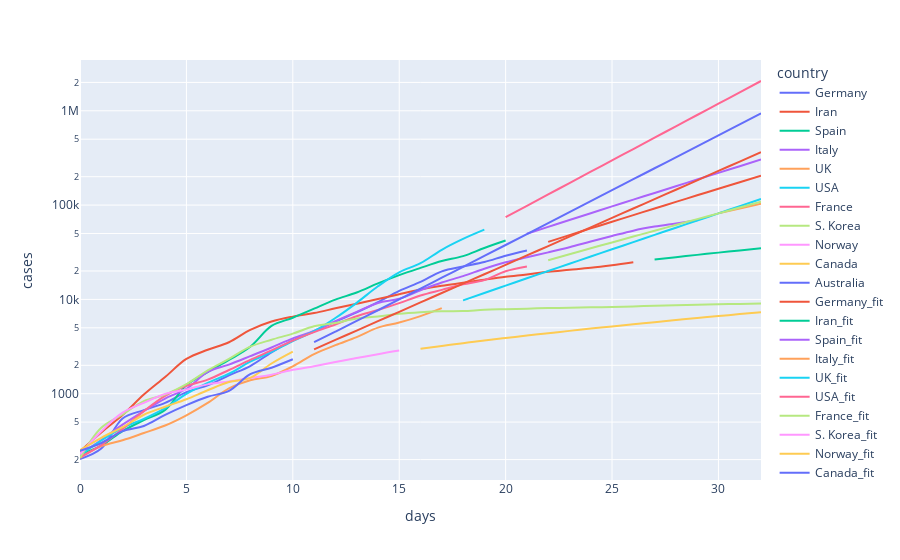

Notebook code for this chart:
### Code cell
import plotly.express as px
fig = px.line(df_200_l, x="days", y="cases", color="country", line_group="country", hover_name="country",
        line_shape="spline", render_mode="svg",log_y=True,)
fig.show()

### Figure 1 — Plotly figure (JSON) as saved in the notebook; plotly's stock layout.template omitted (floating-point values rounded to 4 significant figures)
{"data": [{"hoverlabel": {"namelength": 0}, "hovertemplate": "<b>%{hovertext}</b><br><br>country=Germany<br>days=%{x}<br>cases=%{y}", "hovertext": ["Germany", "Germany", "Germany", "Germany", "Germany", "Germany", "Germany", "Germany", "Germany", "Germany", "Germany", "Germany", "Germany", "Germany", "Germany", "Germany", "Germany", "Germany", "Germany", "Germany", "Germany", "Germany", "Germany", "Germany", "Germany", "Germany", "Germany", "Germany", "Germany", "Germany", "Germany", "Germany", "Germany"], "legendgroup": "Germany", "line": {"color": "#636efa", "dash": "solid", "shape": "spline"}, "mode": "lines", "name": "Germany", "showlegend": true, "type": "scatter", "x": [0, 1, 2, 3, 4, 5, 6, 7, 8, 9, 10, 11, 12, 13, 14, 15, 16, 17, 18, 19, 20, 21, 22, 23, 24, 25, 26, 27, 28, 29, 30, 31, 32], "xaxis": "x", "y": [203, 262, 545, 670, 800, 1040, 1224, 1565, 1966, 2745, 3675, 4599, 5813, 7272, 9367, 12327, 15320, 19848, 22364, 24873, 29056, 32991, null, null, null, null, null, null, null, null, null, null, null], "yaxis": "y"}, {"hoverlabel": {"namelength": 0}, "hovertemplate": "<b>%{hovertext}</b><br><br>country=Iran<br>days=%{x}<br>cases=%{y}", "hovertext": ["Iran", "Iran", "Iran", "Iran", "Iran", "Iran", "Iran", "Iran", "Iran", "Iran", "Iran", "Iran", "Iran", "Iran", "Iran", "Iran", "Iran", "Iran", "Iran", "Iran", "Iran", "Iran", "Iran", "Iran", "Iran", "Iran", "Iran", "Iran", "Iran", "Iran", "Iran", "Iran", "Iran"], "legendgroup": "Iran", "line": {"color": "#EF553B", "dash": "solid", "shape": "spline"}, "mode": "lines", "name": "Iran", "showlegend": true, "type": "scatter", "x": [0, 1, 2, 3, 4, 5, 6, 7, 8, 9, 10, 11, 12, 13, 14, 15, 16, 17, 18, 19, 20, 21, 22, 23, 24, 25, 26, 27, 28, 29, 30, 31, 32], "xaxis": "x", "y": [245, 388, 593, 978, 1501, 2336, 2922, 3513, 4747, 5823, 6566, 7161, 8042, 9000, 10075, 11364, 12729, 13938, 14991, 16169, 17361, 18407, 19644, 20610, 21638, 23049, 24811, null, null, null, null, null, null], "yaxis": "y"}, {"hoverlabel": {"namelength": 0}, "hovertemplate": "<b>%{hovertext}</b><br><br>country=Spain<br>days=%{x}<br>cases=%{y}", "hovertext": ["Spain", "Spain", "Spain", "Spain", "Spain", "Spain", "Spain", "Spain", "Spain", "Spain", "Spain", "Spain", "Spain", "Spain", "Spain", "Spain", "Spain", "Spain", "Spain", "Spain", "Spain", "Spain", "Spain", "Spain", "Spain", "Spain", "Spain", "Spain", "Spain", "Spain", "Spain", "Spain", "Spain"], "legendgroup": "Spain", "line": {"color": "#00cc96", "dash": "solid", "shape": "spline"}, "mode": "lines", "name": "Spain", "showlegend": true, "type": "scatter", "x": [0, 1, 2, 3, 4, 5, 6, 7, 8, 9, 10, 11, 12, 13, 14, 15, 16, 17, 18, 19, 20, 21, 22, 23, 24, 25, 26, 27, 28, 29, 30, 31, 32], "xaxis": "x", "y": [228, 282, 401, 525, 674, 1231, 1695, 2277, 3146, 5232, 6391, 7988, 9942, 11826, 14769, 18077, 21571, 25496, 28768, 35136, 42058, null, null, null, null, null, null, null, null, null, null, null, null], "yaxis": "y"}, {"hoverlabel": {"namelength": 0}, "hovertemplate": "<b>%{hovertext}</b><br><br>country=Italy<br>days=%{x}<br>cases=%{y}", "hovertext": ["Italy", "Italy", "Italy", "Italy", "Italy", "Italy", "Italy", "Italy", "Italy", "Italy", "Italy", "Italy", "Italy", "Italy", "Italy", "Italy", "Italy", "Italy", "Italy", "Italy", "Italy", "Italy", "Italy", "Italy", "Italy", "Italy", "Italy", "Italy", "Italy", "Italy", "Italy", "Italy", "Italy"], "legendgroup": "Italy", "line": {"color": "#ab63fa", "dash": "solid", "shape": "spline"}, "mode": "lines", "name": "Italy", "showlegend": true, "type": "scatter", "x": [0, 1, 2, 3, 4, 5, 6, 7, 8, 9, 10, 11, 12, 13, 14, 15, 16, 17, 18, 19, 20, 21, 22, 23, 24, 25, 26, 27, 28, 29, 30, 31, 32], "xaxis": "x", "y": [229, 323, 470, 655, 889, 1128, 1701, 2036, 2502, 3089, 3858, 4636, 5883, 7375, 9172, 10149, 12462, 15113, 17660, 21157, 24747, 27980, 31506, 35713, 41035, 47021, 53578, 59138, 63927, 69176, null, null, null], "yaxis": "y"}, {"hoverlabel": {"namelength": 0}, "hovertemplate": "<b>%{hovertext}</b><br><br>country=UK<br>days=%{x}<br>cases=%{y}", "hovertext": ["UK", "UK", "UK", "UK", "UK", "UK", "UK", "UK", "UK", "UK", "UK", "UK", "UK", "UK", "UK", "UK", "UK", "UK", "UK", "UK", "UK", "UK", "UK", "UK", "UK", "UK", "UK", "UK", "UK", "UK", "UK", "UK", "UK"], "legendgroup": "UK", "line": {"color": "#FFA15A", "dash": "solid", "shape": "spline"}, "mode": "lines", "name": "UK", "showlegend": true, "type": "scatter", "x": [0, 1, 2, 3, 4, 5, 6, 7, 8, 9, 10, 11, 12, 13, 14, 15, 16, 17, 18, 19, 20, 21, 22, 23, 24, 25, 26, 27, 28, 29, 30, 31, 32], "xaxis": "x", "y": [209, 278, 321, 383, 460, 590, 798, 1140, 1391, 1543, 1950, 2626, 3269, 3983, 5018, 5683, 6650, 8077, null, null, null, null, null, null, null, null, null, null, null, null, null, null, null], "yaxis": "y"}, {"hoverlabel": {"namelength": 0}, "hovertemplate": "<b>%{hovertext}</b><br><br>country=USA<br>days=%{x}<br>cases=%{y}", "hovertext": ["USA", "USA", "USA", "USA", "USA", "USA", "USA", "USA", "USA", "USA", "USA", "USA", "USA", "USA", "USA", "USA", "USA", "USA", "USA", "USA", "USA", "USA", "USA", "USA", "USA", "USA", "USA", "USA", "USA", "USA", "USA", "USA", "USA"], "legendgroup": "USA", "line": {"color": "#19d3f3", "dash": "solid", "shape": "spline"}, "mode": "lines", "name": "USA", "showlegend": true, "type": "scatter", "x": [0, 1, 2, 3, 4, 5, 6, 7, 8, 9, 10, 11, 12, 13, 14, 15, 16, 17, 18, 19, 20, 21, 22, 23, 24, 25, 26, 27, 28, 29, 30, 31, 32], "xaxis": "x", "y": [221, 319, 435, 541, 704, 994, 1301, 1630, 2183, 2770, 3613, 4596, 6344, 9197, 13779, 19367, 24192, 33592, 43781, 54856, null, null, null, null, null, null, null, null, null, null, null, null, null], "yaxis": "y"}, {"hoverlabel": {"namelength": 0}, "hovertemplate": "<b>%{hovertext}</b><br><br>country=France<br>days=%{x}<br>cases=%{y}", "hovertext": ["France", "France", "France", "France", "France", "France", "France", "France", "France", "France", "France", "France", "France", "France", "France", "France", "France", "France", "France", "France", "France", "France", "France", "France", "France", "France", "France", "France", "France", "France", "France", "France", "France"], "legendgroup": "France", "line": {"color": "#FF6692", "dash": "solid", "shape": "spline"}, "mode": "lines", "name": "France", "showlegend": true, "type": "scatter", "x": [0, 1, 2, 3, 4, 5, 6, 7, 8, 9, 10, 11, 12, 13, 14, 15, 16, 17, 18, 19, 20, 21, 22, 23, 24, 25, 26, 27, 28, 29, 30, 31, 32], "xaxis": "x", "y": [212, 285, 423, 653, 949, 1209, 1412, 1784, 2281, 2876, 3661, 4499, 5423, 6633, 7730, 9134, 10995, 12612, 14459, 16018, 19856, 22304, null, null, null, null, null, null, null, null, null, null, null], "yaxis": "y"}, {"hoverlabel": {"namelength": 0}, "hovertemplate": "<b>%{hovertext}</b><br><br>country=S. Korea<br>days=%{x}<br>cases=%{y}", "hovertext": ["S. Korea", "S. Korea", "S. Korea", "S. Korea", "S. Korea", "S. Korea", "S. Korea", "S. Korea", "S. Korea", "S. Korea", "S. Korea", "S. Korea", "S. Korea", "S. Korea", "S. Korea", "S. Korea", "S. Korea", "S. Korea", "S. Korea", "S. Korea", "S. Korea", "S. Korea", "S. Korea", "S. Korea", "S. Korea", "S. Korea", "S. Korea", "S. Korea", "S. Korea", "S. Korea", "S. Korea", "S. Korea", "S. Korea"], "legendgroup": "S. Korea", "line": {"color": "#B6E880", "dash": "solid", "shape": "spline"}, "mode": "lines", "name": "S. Korea", "showlegend": true, "type": "scatter", "x": [0, 1, 2, 3, 4, 5, 6, 7, 8, 9, 10, 11, 12, 13, 14, 15, 16, 17, 18, 19, 20, 21, 22, 23, 24, 25, 26, 27, 28, 29, 30, 31, 32], "xaxis": "x", "y": [209, 436, 602, 833, 977, 1261, 1766, 2337, 3150, 3736, 4335, 5186, 5621, 6284, 6593, 7041, 7313, 7478, 7513, 7755, 7869, 7979, 8086, 8162, 8236, 8320, 8413, 8565, 8652, 8799, 8897, 8961, 9037], "yaxis": "y"}, {"hoverlabel": {"namelength": 0}, "hovertemplate": "<b>%{hovertext}</b><br><br>country=Norway<br>days=%{x}<br>cases=%{y}", "hovertext": ["Norway", "Norway", "Norway", "Norway", "Norway", "Norway", "Norway", "Norway", "Norway", "Norway", "Norway", "Norway", "Norway", "Norway", "Norway", "Norway", "Norway", "Norway", "Norway", "Norway", "Norway", "Norway", "Norway", "Norway", "Norway", "Norway", "Norway", "Norway", "Norway", "Norway", "Norway", "Norway", "Norway"], "legendgroup": "Norway", "line": {"color": "#FF97FF", "dash": "solid", "shape": "spline"}, "mode": "lines", "name": "Norway", "showlegend": true, "type": "scatter", "x": [0, 1, 2, 3, 4, 5, 6, 7, 8, 9, 10, 11, 12, 13, 14, 15, 16, 17, 18, 19, 20, 21, 22, 23, 24, 25, 26, 27, 28, 29, 30, 31, 32], "xaxis": "x", "y": [227, 400, 629, 800, 996, 1109, 1256, 1348, 1471, 1591, 1790, 1959, 2164, 2385, 2625, 2866, null, null, null, null, null, null, null, null, null, null, null, null, null, null, null, null, null], "yaxis": "y"}, {"hoverlabel": {"namelength": 0}, "hovertemplate": "<b>%{hovertext}</b><br><br>country=Canada<br>days=%{x}<br>cases=%{y}", "hovertext": ["Canada", "Canada", "Canada", "Canada", "Canada", "Canada", "Canada", "Canada", "Canada", "Canada", "Canada", "Canada", "Canada", "Canada", "Canada", "Canada", "Canada", "Canada", "Canada", "Canada", "Canada", "Canada", "Canada", "Canada", "Canada", "Canada", "Canada", "Canada", "Canada", "Canada", "Canada", "Canada", "Canada"], "legendgroup": "Canada", "line": {"color": "#FECB52", "dash": "solid", "shape": "spline"}, "mode": "lines", "name": "Canada", "showlegend": true, "type": "scatter", "x": [0, 1, 2, 3, 4, 5, 6, 7, 8, 9, 10, 11, 12, 13, 14, 15, 16, 17, 18, 19, 20, 21, 22, 23, 24, 25, 26, 27, 28, 29, 30, 31, 32], "xaxis": "x", "y": [252, 341, 441, 598, 727, 873, 1087, 1328, 1470, 2091, 2792, null, null, null, null, null, null, null, null, null, null, null, null, null, null, null, null, null, null, null, null, null, null], "yaxis": "y"}, {"hoverlabel": {"namelength": 0}, "hovertemplate": "<b>%{hovertext}</b><br><br>country=Australia<br>days=%{x}<br>cases=%{y}", "hovertext": ["Australia", "Australia", "Australia", "Australia", "Australia", "Australia", "Australia", "Australia", "Australia", "Australia", "Australia", "Australia", "Australia", "Australia", "Australia", "Australia", "Australia", "Australia", "Australia", "Australia", "Australia", "Australia", "Australia", "Australia", "Australia", "Australia", "Australia", "Australia", "Australia", "Australia", "Australia", "Australia", "Australia"], "legendgroup": "Australia", "line": {"color": "#636efa", "dash": "solid", "shape": "spline"}, "mode": "lines", "name": "Australia", "showlegend": true, "type": "scatter", "x": [0, 1, 2, 3, 4, 5, 6, 7, 8, 9, 10, 11, 12, 13, 14, 15, 16, 17, 18, 19, 20, 21, 22, 23, 24, 25, 26, 27, 28, 29, 30, 31, 32], "xaxis": "x", "y": [248, 300, 401, 455, 596, 756, 928, 1072, 1609, 1887, 2317, null, null, null, null, null, null, null, null, null, null, null, null, null, null, null, null, null, null, null, null, null, null], "yaxis": "y"}, {"hoverlabel": {"namelength": 0}, "hovertemplate": "<b>%{hovertext}</b><br><br>country=Germany_fit<br>days=%{x}<br>cases=%{y}", "hovertext": ["Germany_fit", "Germany_fit", "Germany_fit", "Germany_fit", "Germany_fit", "Germany_fit", "Germany_fit", "Germany_fit", "Germany_fit", "Germany_fit", "Germany_fit", "Germany_fit", "Germany_fit", "Germany_fit", "Germany_fit", "Germany_fit", "Germany_fit", "Germany_fit", "Germany_fit", "Germany_fit", "Germany_fit", "Germany_fit", "Germany_fit", "Germany_fit", "Germany_fit", "Germany_fit", "Germany_fit", "Germany_fit", "Germany_fit", "Germany_fit", "Germany_fit", "Germany_fit", "Germany_fit"], "legendgroup": "Germany_fit", "line": {"color": "#EF553B", "dash": "solid", "shape": "spline"}, "mode": "lines", "name": "Germany_fit", "showlegend": true, "type": "scatter", "x": [0, 1, 2, 3, 4, 5, 6, 7, 8, 9, 10, 11, 12, 13, 14, 15, 16, 17, 18, 19, 20, 21, 22, 23, 24, 25, 26, 27, 28, 29, 30, 31, 32], "xaxis": "x", "y": [null, null, null, null, null, null, null, null, null, null, null, null, null, null, null, null, null, null, null, null, null, null, 40750.0, 48060.0, 56610.0, 66630.0, 78370.0, 92110.0, 108200.0, 127000.0, 149100.0, 174900.0, 205200.0], "yaxis": "y"}, {"hoverlabel": {"namelength": 0}, "hovertemplate": "<b>%{hovertext}</b><br><br>country=Iran_fit<br>days=%{x}<br>cases=%{y}", "hovertext": ["Iran_fit", "Iran_fit", "Iran_fit", "Iran_fit", "Iran_fit", "Iran_fit", "Iran_fit", "Iran_fit", "Iran_fit", "Iran_fit", "Iran_fit", "Iran_fit", "Iran_fit", "Iran_fit", "Iran_fit", "Iran_fit", "Iran_fit", "Iran_fit", "Iran_fit", "Iran_fit", "Iran_fit", "Iran_fit", "Iran_fit", "Iran_fit", "Iran_fit", "Iran_fit", "Iran_fit", "Iran_fit", "Iran_fit", "Iran_fit", "Iran_fit", "Iran_fit", "Iran_fit"], "legendgroup": "Iran_fit", "line": {"color": "#00cc96", "dash": "solid", "shape": "spline"}, "mode": "lines", "name": "Iran_fit", "showlegend": true, "type": "scatter", "x": [0, 1, 2, 3, 4, 5, 6, 7, 8, 9, 10, 11, 12, 13, 14, 15, 16, 17, 18, 19, 20, 21, 22, 23, 24, 25, 26, 27, 28, 29, 30, 31, 32], "xaxis": "x", "y": [null, null, null, null, null, null, null, null, null, null, null, null, null, null, null, null, null, null, null, null, null, null, null, null, null, null, null, 26470.0, 28040.0, 29660.0, 31330.0, 33060.0, 34860.0], "yaxis": "y"}, {"hoverlabel": {"namelength": 0}, "hovertemplate": "<b>%{hovertext}</b><br><br>country=Spain_fit<br>days=%{x}<br>cases=%{y}", "hovertext": ["Spain_fit", "Spain_fit", "Spain_fit", "Spain_fit", "Spain_fit", "Spain_fit", "Spain_fit", "Spain_fit", "Spain_fit", "Spain_fit", "Spain_fit", "Spain_fit", "Spain_fit", "Spain_fit", "Spain_fit", "Spain_fit", "Spain_fit", "Spain_fit", "Spain_fit", "Spain_fit", "Spain_fit", "Spain_fit", "Spain_fit", "Spain_fit", "Spain_fit", "Spain_fit", "Spain_fit", "Spain_fit", "Spain_fit", "Spain_fit", "Spain_fit", "Spain_fit", "Spain_fit"], "legendgroup": "Spain_fit", "line": {"color": "#ab63fa", "dash": "solid", "shape": "spline"}, "mode": "lines", "name": "Spain_fit", "showlegend": true, "type": "scatter", "x": [0, 1, 2, 3, 4, 5, 6, 7, 8, 9, 10, 11, 12, 13, 14, 15, 16, 17, 18, 19, 20, 21, 22, 23, 24, 25, 26, 27, 28, 29, 30, 31, 32], "xaxis": "x", "y": [null, null, null, null, null, null, null, null, null, null, null, null, null, null, null, null, null, null, null, null, null, 49720.0, 58830.0, 69530.0, 82090.0, 96860.0, 114200.0, 134600.0, 158500.0, 186600.0, 219700.0, 258500.0, 304100.0], "yaxis": "y"}, {"hoverlabel": {"namelength": 0}, "hovertemplate": "<b>%{hovertext}</b><br><br>country=Italy_fit<br>days=%{x}<br>cases=%{y}", "hovertext": ["Italy_fit", "Italy_fit", "Italy_fit", "Italy_fit", "Italy_fit", "Italy_fit", "Italy_fit", "Italy_fit", "Italy_fit", "Italy_fit", "Italy_fit", "Italy_fit", "Italy_fit", "Italy_fit", "Italy_fit", "Italy_fit", "Italy_fit", "Italy_fit", "Italy_fit", "Italy_fit", "Italy_fit", "Italy_fit", "Italy_fit", "Italy_fit", "Italy_fit", "Italy_fit", "Italy_fit", "Italy_fit", "Italy_fit", "Italy_fit", "Italy_fit", "Italy_fit", "Italy_fit"], "legendgroup": "Italy_fit", "line": {"color": "#FFA15A", "dash": "solid", "shape": "spline"}, "mode": "lines", "name": "Italy_fit", "showlegend": true, "type": "scatter", "x": [0, 1, 2, 3, 4, 5, 6, 7, 8, 9, 10, 11, 12, 13, 14, 15, 16, 17, 18, 19, 20, 21, 22, 23, 24, 25, 26, 27, 28, 29, 30, 31, 32], "xaxis": "x", "y": [null, null, null, null, null, null, null, null, null, null, null, null, null, null, null, null, null, null, null, null, null, null, null, null, null, null, null, null, null, null, 81810.0, 91900.0, 103200.0], "yaxis": "y"}, {"hoverlabel": {"namelength": 0}, "hovertemplate": "<b>%{hovertext}</b><br><br>country=UK_fit<br>days=%{x}<br>cases=%{y}", "hovertext": ["UK_fit", "UK_fit", "UK_fit", "UK_fit", "UK_fit", "UK_fit", "UK_fit", "UK_fit", "UK_fit", "UK_fit", "UK_fit", "UK_fit", "UK_fit", "UK_fit", "UK_fit", "UK_fit", "UK_fit", "UK_fit", "UK_fit", "UK_fit", "UK_fit", "UK_fit", "UK_fit", "UK_fit", "UK_fit", "UK_fit", "UK_fit", "UK_fit", "UK_fit", "UK_fit", "UK_fit", "UK_fit", "UK_fit"], "legendgroup": "UK_fit", "line": {"color": "#19d3f3", "dash": "solid", "shape": "spline"}, "mode": "lines", "name": "UK_fit", "showlegend": true, "type": "scatter", "x": [0, 1, 2, 3, 4, 5, 6, 7, 8, 9, 10, 11, 12, 13, 14, 15, 16, 17, 18, 19, 20, 21, 22, 23, 24, 25, 26, 27, 28, 29, 30, 31, 32], "xaxis": "x", "y": [null, null, null, null, null, null, null, null, null, null, null, null, null, null, null, null, null, null, 9770.0, 11700.0, 14000.0, 16730.0, 19990.0, 23870.0, 28480.0, 33980.0, 40520.0, 48310.0, 57580.0, 68620.0, 81760.0, 97400.0, 116000.0], "yaxis": "y"}, {"hoverlabel": {"namelength": 0}, "hovertemplate": "<b>%{hovertext}</b><br><br>country=USA_fit<br>days=%{x}<br>cases=%{y}", "hovertext": ["USA_fit", "USA_fit", "USA_fit", "USA_fit", "USA_fit", "USA_fit", "USA_fit", "USA_fit", "USA_fit", "USA_fit", "USA_fit", "USA_fit", "USA_fit", "USA_fit", "USA_fit", "USA_fit", "USA_fit", "USA_fit", "USA_fit", "USA_fit", "USA_fit", "USA_fit", "USA_fit", "USA_fit", "USA_fit", "USA_fit", "USA_fit", "USA_fit", "USA_fit", "USA_fit", "USA_fit", "USA_fit", "USA_fit"], "legendgroup": "USA_fit", "line": {"color": "#FF6692", "dash": "solid", "shape": "spline"}, "mode": "lines", "name": "USA_fit", "showlegend": true, "type": "scatter", "x": [0, 1, 2, 3, 4, 5, 6, 7, 8, 9, 10, 11, 12, 13, 14, 15, 16, 17, 18, 19, 20, 21, 22, 23, 24, 25, 26, 27, 28, 29, 30, 31, 32], "xaxis": "x", "y": [null, null, null, null, null, null, null, null, null, null, null, null, null, null, null, null, null, null, null, null, 74420.0, 98280.0, 129800.0, 171300.0, 226000.0, 298200.0, 393300.0, 518800.0, 684300.0, 902600.0, 1190000.0, 1570000.0, 2070000.0], "yaxis": "y"}, {"hoverlabel": {"namelength": 0}, "hovertemplate": "<b>%{hovertext}</b><br><br>country=France_fit<br>days=%{x}<br>cases=%{y}", "hovertext": ["France_fit", "France_fit", "France_fit", "France_fit", "France_fit", "France_fit", "France_fit", "France_fit", "France_fit", "France_fit", "France_fit", "France_fit", "France_fit", "France_fit", "France_fit", "France_fit", "France_fit", "France_fit", "France_fit", "France_fit", "France_fit", "France_fit", "France_fit", "France_fit", "France_fit", "France_fit", "France_fit", "France_fit", "France_fit", "France_fit", "France_fit", "France_fit", "France_fit"], "legendgroup": "France_fit", "line": {"color": "#B6E880", "dash": "solid", "shape": "spline"}, "mode": "lines", "name": "France_fit", "showlegend": true, "type": "scatter", "x": [0, 1, 2, 3, 4, 5, 6, 7, 8, 9, 10, 11, 12, 13, 14, 15, 16, 17, 18, 19, 20, 21, 22, 23, 24, 25, 26, 27, 28, 29, 30, 31, 32], "xaxis": "x", "y": [null, null, null, null, null, null, null, null, null, null, null, null, null, null, null, null, null, null, null, null, null, null, 26060.0, 30140.0, 34820.0, 40200.0, 46380.0, 53480.0, 61630.0, 71000.0, 81760.0, 94120.0, 108300.0], "yaxis": "y"}, {"hoverlabel": {"namelength": 0}, "hovertemplate": "<b>%{hovertext}</b><br><br>country=S. Korea_fit<br>days=%{x}<br>cases=%{y}", "hovertext": ["S. Korea_fit", "S. Korea_fit", "S. Korea_fit", "S. Korea_fit", "S. Korea_fit", "S. Korea_fit", "S. Korea_fit", "S. Korea_fit", "S. Korea_fit", "S. Korea_fit", "S. Korea_fit", "S. Korea_fit", "S. Korea_fit", "S. Korea_fit", "S. Korea_fit", "S. Korea_fit", "S. Korea_fit", "S. Korea_fit", "S. Korea_fit", "S. Korea_fit", "S. Korea_fit", "S. Korea_fit", "S. Korea_fit", "S. Korea_fit", "S. Korea_fit", "S. Korea_fit", "S. Korea_fit", "S. Korea_fit", "S. Korea_fit", "S. Korea_fit", "S. Korea_fit", "S. Korea_fit", "S. Korea_fit"], "legendgroup": "S. Korea_fit", "line": {"color": "#FF97FF", "dash": "solid", "shape": "spline"}, "mode": "lines", "name": "S. Korea_fit", "showlegend": true, "type": "scatter", "x": [0, 1, 2, 3, 4, 5, 6, 7, 8, 9, 10, 11, 12, 13, 14, 15, 16, 17, 18, 19, 20, 21, 22, 23, 24, 25, 26, 27, 28, 29, 30, 31, 32], "xaxis": "x", "y": [null, null, null, null, null, null, null, null, null, null, null, null, null, null, null, null, null, null, null, null, null, null, null, null, null, null, null, null, null, null, null, null, null], "yaxis": "y"}, {"hoverlabel": {"namelength": 0}, "hovertemplate": "<b>%{hovertext}</b><br><br>country=Norway_fit<br>days=%{x}<br>cases=%{y}", "hovertext": ["Norway_fit", "Norway_fit", "Norway_fit", "Norway_fit", "Norway_fit", "Norway_fit", "Norway_fit", "Norway_fit", "Norway_fit", "Norway_fit", "Norway_fit", "Norway_fit", "Norway_fit", "Norway_fit", "Norway_fit", "Norway_fit", "Norway_fit", "Norway_fit", "Norway_fit", "Norway_fit", "Norway_fit", "Norway_fit", "Norway_fit", "Norway_fit", "Norway_fit", "Norway_fit", "Norway_fit", "Norway_fit", "Norway_fit", "Norway_fit", "Norway_fit", "Norway_fit", "Norway_fit"], "legendgroup": "Norway_fit", "line": {"color": "#FECB52", "dash": "solid", "shape": "spline"}, "mode": "lines", "name": "Norway_fit", "showlegend": true, "type": "scatter", "x": [0, 1, 2, 3, 4, 5, 6, 7, 8, 9, 10, 11, 12, 13, 14, 15, 16, 17, 18, 19, 20, 21, 22, 23, 24, 25, 26, 27, 28, 29, 30, 31, 32], "xaxis": "x", "y": [null, null, null, null, null, null, null, null, null, null, null, null, null, null, null, null, 3001.0, 3214.0, 3434.0, 3660.0, 3894.0, 4134.0, 4382.0, 4638.0, 4901.0, 5172.0, 5451.0, 5740.0, 6036.0, 6342.0, 6657.0, 6982.0, 7317.0], "yaxis": "y"}, {"hoverlabel": {"namelength": 0}, "hovertemplate": "<b>%{hovertext}</b><br><br>country=Canada_fit<br>days=%{x}<br>cases=%{y}", "hovertext": ["Canada_fit", "Canada_fit", "Canada_fit", "Canada_fit", "Canada_fit", "Canada_fit", "Canada_fit", "Canada_fit", "Canada_fit", "Canada_fit", "Canada_fit", "Canada_fit", "Canada_fit", "Canada_fit", "Canada_fit", "Canada_fit", "Canada_fit", "Canada_fit", "Canada_fit", "Canada_fit", "Canada_fit", "Canada_fit", "Canada_fit", "Canada_fit", "Canada_fit", "Canada_fit", "Canada_fit", "Canada_fit", "Canada_fit", "Canada_fit", "Canada_fit", "Canada_fit", "Canada_fit"], "legendgroup": "Canada_fit", "line": {"color": "#636efa", "dash": "solid", "shape": "spline"}, "mode": "lines", "name": "Canada_fit", "showlegend": true, "type": "scatter", "x": [0, 1, 2, 3, 4, 5, 6, 7, 8, 9, 10, 11, 12, 13, 14, 15, 16, 17, 18, 19, 20, 21, 22, 23, 24, 25, 26, 27, 28, 29, 30, 31, 32], "xaxis": "x", "y": [null, null, null, null, null, null, null, null, null, null, null, 3515.0, 4550.0, 5904.0, 7674.0, 9989.0, 13020.0, 16970.0, 22150.0, 28910.0, 37760.0, 49320.0, 64450.0, 84220.0, 110100.0, 143900.0, 188100.0, 245900.0, 321500.0, 420300.0, 549500.0, 718400.0, 939300.0], "yaxis": "y"}, {"hoverlabel": {"namelength": 0}, "hovertemplate": "<b>%{hovertext}</b><br><br>country=Australia_fit<br>days=%{x}<br>cases=%{y}", "hovertext": ["Australia_fit", "Australia_fit", "Australia_fit", "Australia_fit", "Australia_fit", "Australia_fit", "Australia_fit", "Australia_fit", "Australia_fit", "Australia_fit", "Australia_fit", "Australia_fit", "Australia_fit", "Australia_fit", "Australia_fit", "Australia_fit", "Australia_fit", "Australia_fit", "Australia_fit", "Australia_fit", "Australia_fit", "Australia_fit", "Australia_fit", "Australia_fit", "Australia_fit", "Australia_fit", "Australia_fit", "Australia_fit", "Australia_fit", "Australia_fit", "Australia_fit", "Australia_fit", "Australia_fit"], "legendgroup": "Australia_fit", "line": {"color": "#EF553B", "dash": "solid", "shape": "spline"}, "mode": "lines", "name": "Australia_fit", "showlegend": true, "type": "scatter", "x": [0, 1, 2, 3, 4, 5, 6, 7, 8, 9, 10, 11, 12, 13, 14, 15, 16, 17, 18, 19, 20, 21, 22, 23, 24, 25, 26, 27, 28, 29, 30, 31, 32], "xaxis": "x", "y": [null, null, null, null, null, null, null, null, null, null, null, 2955.0, 3716.0, 4672.0, 5876.0, 7389.0, 9292.0, 11690.0, 14700.0, 18480.0, 23250.0, 29240.0, 36770.0, 46240.0, 58160.0, 73150.0, 92000.0, 115700.0, 145500.0, 183000.0, 230200.0, 289500.0, 364100.0], "yaxis": "y"}], "layout": {"legend": {"title": {"text": "country"}, "tracegroupgap": 0}, "margin": {"t": 60}, "xaxis": {"anchor": "y", "domain": [0, 1], "title": {"text": "days"}}, "yaxis": {"anchor": "x", "domain": [0, 1], "title": {"text": "cases"}, "type": "log"}}}
